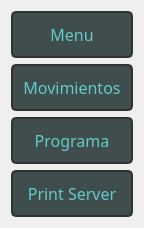
   <widget class="QWidget" name="verticalLayoutWidget_2">
    <property name="geometry">
     <rect>
      <x>10</x>
      <y>0</y>
      <width>118</width>
      <height>204</height>
     </rect>
    </property>
    <layout class="QVBoxLayout" name="verticalLayout_2">
     <item>
      <widget class="QPushButton" name="bt_pg_menu">
       <property name="styleSheet">
        <string notr="true">QPushButton {
    background-color: #3F4D4C;
	color: #62CBC9;
    border: 2px solid #333333;
    border-radius: 5px;
    padding: 10px;
	font-size: 16px;
	font-family: nunito;
	
}
QPushButton:hover {
    background-color: rgb(74, 90, 88);
}
QPushButton:pressed {
    background-color: rgb(89, 108, 105);
}</string>
       </property>
       <property name="text">
        <string>Menu</string>
       </property>
      </widget>
     </item>
     <item>
      <widget class="QPushButton" name="bt_pg_movimientos1">
       <property name="styleSheet">
        <string notr="true">QPushButton {
    background-color: #3F4D4C;
	color: #62CBC9;
    border: 2px solid #333333;
    border-radius: 5px;
    padding: 10px;
	font-size: 16px;
	font-family: nunito;
	
}
QPushButton:hover {
    background-color: rgb(74, 90, 88);
}
QPushButton:pressed {
    background-color: rgb(89, 108, 105);
}</string>
       </property>
       <property name="text">
        <string>Movimientos</string>
       </property>
      </widget>
     </item>
     <item>
      <widget class="QPushButton" name="bt_pg_programa">
       <property name="styleSheet">
        <string notr="true">QPushButton {
    background-color: #3F4D4C;
	color: #62CBC9;
    border: 2px solid #333333;
    border-radius: 5px;
    padding: 10px;
	font-size: 16px;
	font-family: nunito;
	
}
QPushButton:hover {
    background-color: rgb(74, 90, 88);
}
QPushButton:pressed {
    background-color: rgb(89, 108, 105);
}</string>
       </property>
       <property name="text">
        <string>Programa</string>
       </property>
      </widget>
     </item>
     <item>
      <widget class="QPushButton" name="bt_pg_printserver">
       <property name="styleSheet">
        <string notr="true">QPushButton {
    background-color: #3F4D4C;
	color: #62CBC9;
    border: 2px solid #333333;
    border-radius: 5px;
    padding: 10px;
	font-size: 16px;
	font-family: nunito;
	
}
QPushButton:hover {
    background-color: rgb(74, 90, 88);
}
QPushButton:pressed {
    background-color: rgb(89, 108, 105);
}</string>
       </property>
       <property name="text">
        <string>Print Server</string>
       </property>
      </widget>
     </item>
    </layout>
   </widget>
